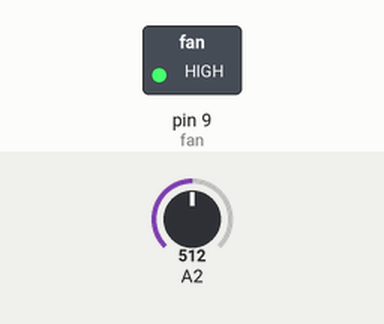
Simulated run of this sketch. Board: Arduino Uno, built with avr-gcc and run on an emulated ATmega328P. Parts: switched loads named in the sketch (green lamp = pin HIGH). The inputs (shaded band) are chosen by the test bench; at power-on: A2 = 512. What the sketch prints to the serial monitor is not drawn.

Above: at 1.8 s.
1.9 s: A2 set to 58
At 3.2 s:
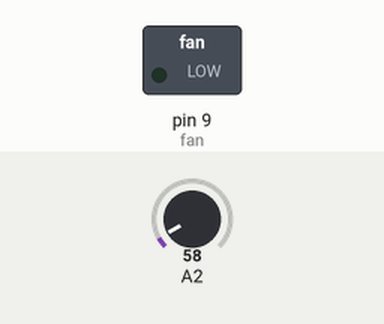
3.5 s: A2 set to 78
At 4.9 s:
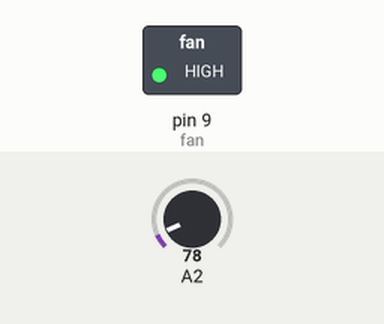
5.5 s: A2 set to 50
At 6.5 s:
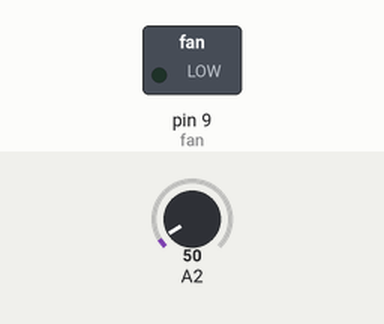
Timing chart, 0 to 8.5 s (numbered marks = the images above; inputs shaded):
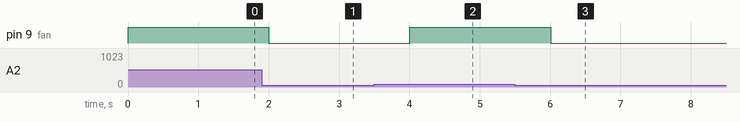

The sketch:

Fan_Speed_Temperature_Controlled__using_LM35_.ino
```cpp
int temp;
int fan = 9;

void setup() {
  Serial.begin(9600);
  pinMode (fan, OUTPUT);

}

void loop() {
  temp = analogRead(2);
  Serial.print(temp * 0.48828125);
  Serial.print(" ");
  Serial.print("Celcius");
  Serial.println(" ");
  Serial.print(temp);
  Serial.print(" ");

  if (temp <= 60){
    analogWrite(fan, 0);
  }
  if (temp > 60 && temp <=68){
    analogWrite(fan, 20);
  }
  if (temp > 68){
    analogWrite(fan, 255);
  }
  delay(1000);


}
```

Measured:
- after the input at 1.9 s, pin 9 (fan): HIGH → LOW after 0.10 s
- after the input at 3.5 s, pin 9 (fan): LOW → HIGH after 0.50 s
- after the input at 5.5 s, pin 9 (fan): HIGH → LOW after 0.51 s
